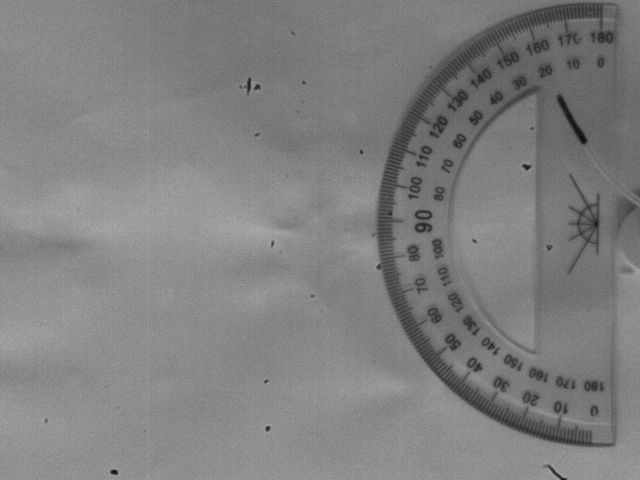
#> input picture figures/captured_image0.jpg, 1280 x 960 px, found by its file name (shown at 1/2 size)
$ python over_lap_bending.py
#> lines starting #> are read from the running program, lines starting #| are printed output that depends on the picture
from PIL import Image
import numpy as np
import matplotlib.pyplot as plt
import cv2
# Load all images
image_paths = [
    "/Users/jackhilton-jones/literate-code/figures/captured_image0.jpg",
    "/Users/jackhilton-jones/literate-code/figures/captured_image10.jpg",
    "/Users/jackhilton-jones/literate-code/figures/captured_image20.jpg",
    "/Users/jackhilton-jones/literate-code/figures/captured_image30.jpg",
    "/Users/jackhilton-jones/literate-code/figures/captured_image40.jpg",
    "/Users/jackhilton-jones/literate-code/figures/captured_image50.jpg",
    "/Users/jackhilton-jones/literate-code/figures/captured_image60.jpg",
    "/Users/jackhilton-jones/literate-code/figures/captured_image70.jpg",
    "/Users/jackhilton-jones/literate-code/figures/captured_image80.jpg",
    "/Users/jackhilton-jones/literate-code/figures/captured_image90.jpg"
]

# Convert images to grayscale arrays and stack them
images = [np.array(Image.open(path).convert("L"), dtype=np.float32) for path in image_paths]
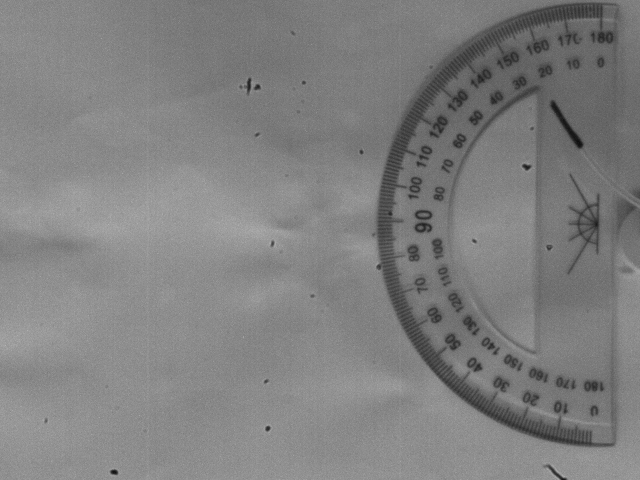
#> input picture figures/captured_image10.jpg, 1280 x 960 px, found by its file name (shown at 1/2 size)
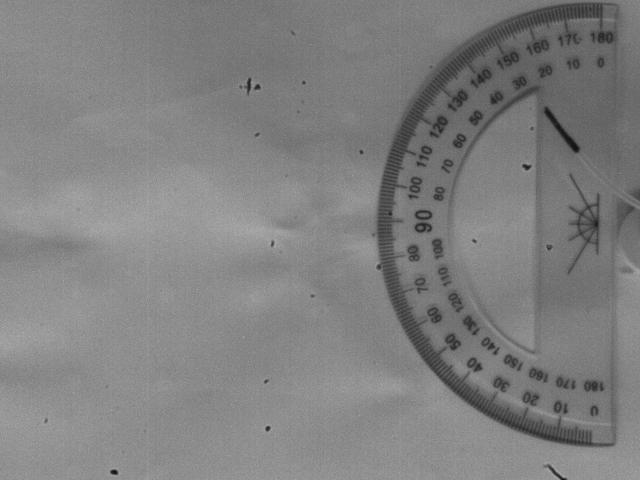
#> input picture figures/captured_image20.jpg, 1280 x 960 px, found by its file name (shown at 1/2 size)
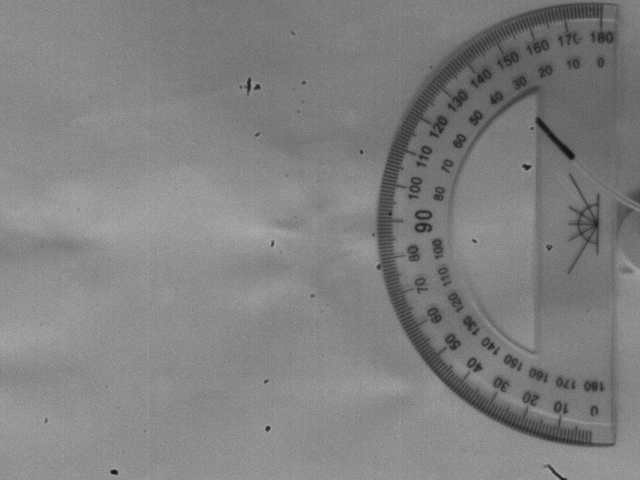
#> input picture figures/captured_image30.jpg, 1280 x 960 px, found by its file name (shown at 1/2 size)
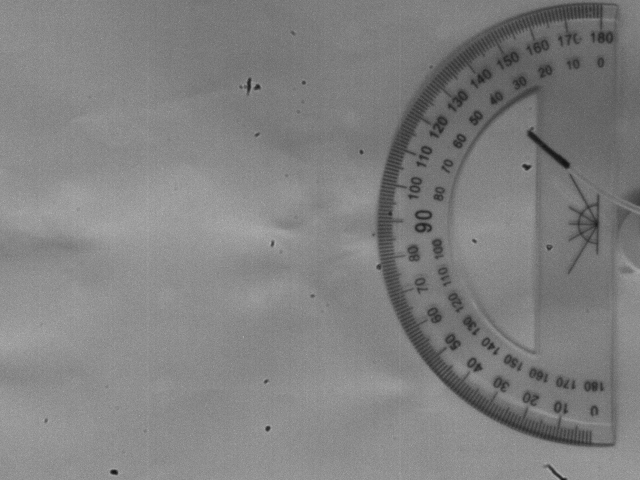
#> input picture figures/captured_image40.jpg, 1280 x 960 px, found by its file name (shown at 1/2 size)
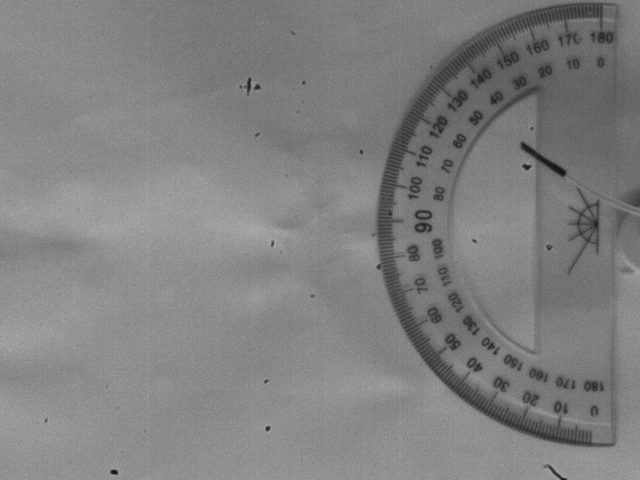
#> input picture figures/captured_image50.jpg, 1280 x 960 px, found by its file name (shown at 1/2 size)
#> (the run stopped early here; a loop or call above may not have finished)
